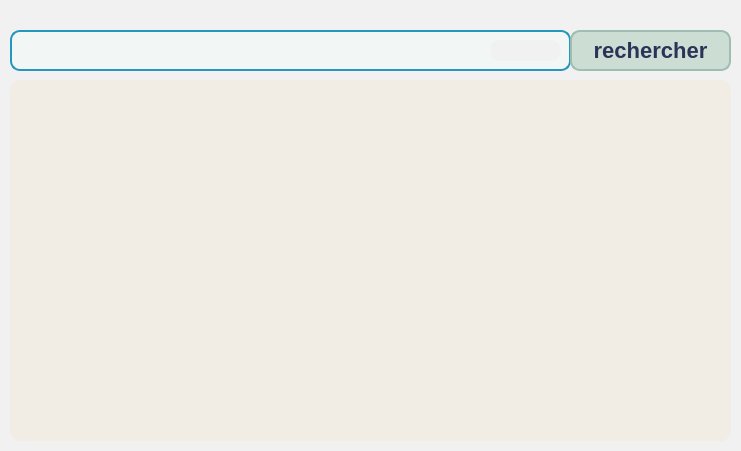
        <widget class="QGroupBox" name="groupBox_17">
         <property name="geometry">
          <rect>
           <x>420</x>
           <y>90</y>
           <width>741</width>
           <height>451</height>
          </rect>
         </property>
         <property name="styleSheet">
          <string notr="true">background-color: rgb(241, 241, 241);
border-radius: 10px black;
	border-radius: 10px  ;

</string>
         </property>
         <property name="title">
          <string/>
         </property>
         <widget class="QTableView" name="tab_piste">
          <property name="geometry">
           <rect>
            <x>10</x>
            <y>80</y>
            <width>721</width>
            <height>361</height>
           </rect>
          </property>
          <property name="styleSheet">
           <string notr="true">background-color: rgb(242, 237, 228);
</string>
          </property>
         </widget>
         <widget class="QLineEdit" name="Empl_line_Recherche_3">
          <property name="geometry">
           <rect>
            <x>10</x>
            <y>30</y>
            <width>561</width>
            <height>41</height>
           </rect>
          </property>
          <property name="styleSheet">
           <string notr="true">QLineEdit
{
background-color: rgb(242, 247, 245);
border-radius: 10px;
border: 2px solid #2596be


}
</string>
          </property>
         </widget>
         <widget class="QPushButton" name="pb_rechercher_3">
          <property name="geometry">
           <rect>
            <x>570</x>
            <y>30</y>
            <width>161</width>
            <height>41</height>
           </rect>
          </property>
          <property name="styleSheet">
           <string notr="true">QPushButton
{
	background-color: rgb(204, 221, 211);
	color: rgb(44, 51, 89);
	font-size: 22px;
	font-weight: bold;
	border: 2px solid #9fbdb3;
	border-radius:10px;
	padding: 5px;
}

</string>
          </property>
          <property name="text">
           <string>rechercher</string>
          </property>
         </widget>
         <widget class="QLabel" name="Empl_label_Recherche_3">
          <property name="geometry">
           <rect>
            <x>490</x>
            <y>40</y>
            <width>71</width>
            <height>21</height>
           </rect>
          </property>
          <property name="styleSheet">
           <string notr="true">font:  75 16pt &quot;Times New Roman&quot;;
image: url(:/search.svg);
color: rgb(44, 51, 89);</string>
          </property>
          <property name="text">
           <string/>
          </property>
         </widget>
        </widget>
